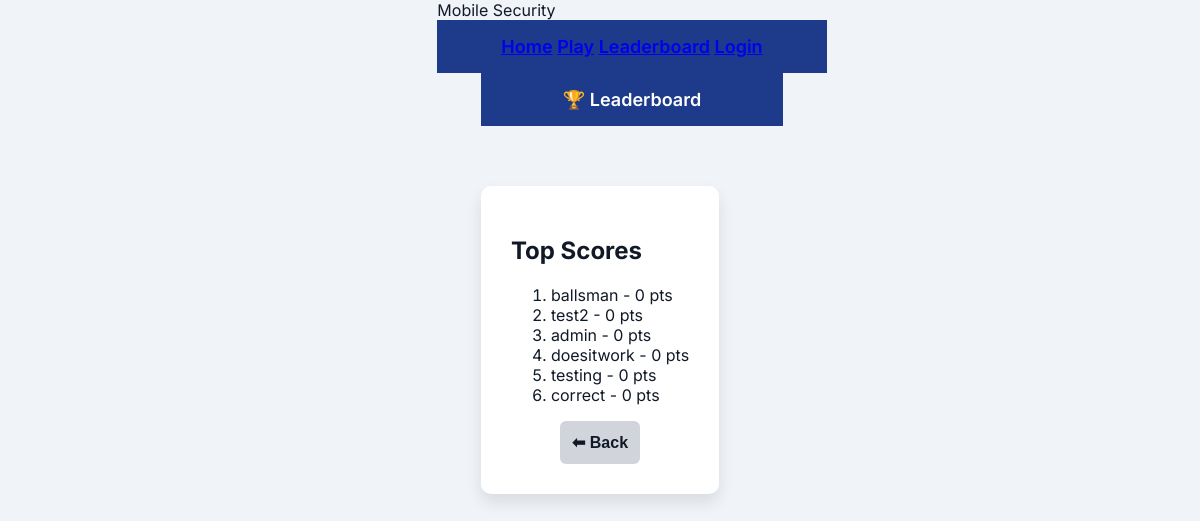
Page /leaderboard/ (signed in) on the earlier database version.
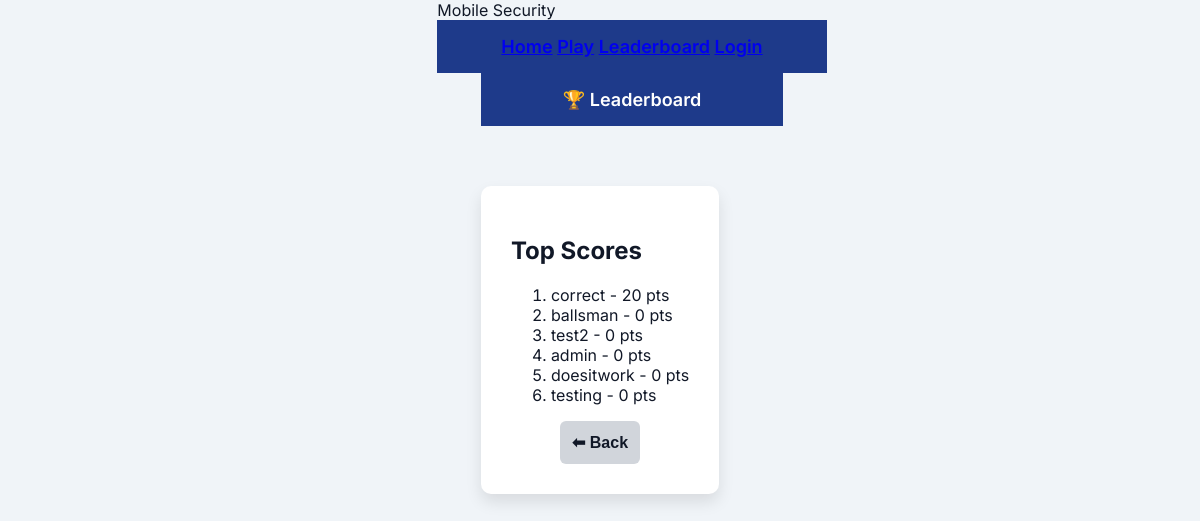
Same page on the later database version.
### accounts/models.py (models this page shows)
class CustomUser(AbstractUser):
    high_score = models.IntegerField(default=0)
    email = models.EmailField(unique=True)

### core/views.py (the view)
# urls.py: path('leaderboard/', views.leaderboard_page, name='leaderboard-page'),
@login_required(login_url='accounts:login-page')
def leaderboard_page(request):
    top_users = User.objects.order_by('-high_score')[:10]
    return render(request, 'leaderboard.html', {'top_users': top_users})

### core/templates/leaderboard.html (shortened to what this page needs)
{% extends "global.html" %}
{% load static %}
{% block extra_css %}
  <link rel="stylesheet" href="{% static 'homepage/css/style.css' %}">
{% endblock %}
{% block content %}
<head>
</head>
<body>
<nav>🏆 Leaderboard</nav>
<div class="card">
  <h2>Top Scores</h2>
  {% if top_users %}
    <ol>
      {% for user in top_users %}
        <li>{{ user.username }} - {{ user.high_score }} pts</li>
      {% endfor %}
    </ol>
  {% else %}
    <p>No users have scores yet.</p>
  {% endif %}
  <div class="back-button">
    <a href="{% url 'core:home-page' %}"><button>⬅ Back</button></a>
  </div>
</div>
</body>
{% endblock %}

### templates/global.html (shortened to what this page needs)
{% load static %}
<!DOCTYPE html>
<html lang="en">
    <head>
        <link href="{% static 'css/global.css' %}" rel="stylesheet">
        {% block extra_css %}{% endblock %}
    </head>
    <body>
        <header class="title-bar">
            <div class="logo">Mobile Security</div>
            <nav class="nav-links">
                <a href="{% url 'core:home-page' %}">Home</a>
                <a href="{% url 'core:home-page' %}">Play</a>
                <a href="{% url 'core:leaderboard-page' %}">Leaderboard</a>
                <a href="{% url 'accounts:login-page' %}">Login</a>
            </nav>
        </header>
        <main>
            {% block content %}{% endblock %}
        </main>
    </body>
</html>

### core/static/homepage/css/style.css (style rules this page uses)
:root { --primary: #1E3A8A; --accent: #10B981; --error: #EF4444; --bg: #f0f4f8; --text: #111827; --card: #ffffff; --border: #d1d5db; --shadow: rgba(0, 0, 0, 0.1); }
body { font-family: 'Inter', sans-serif; margin: 0; background: var(--bg); color: var(--text); display: flex; flex-direction: column; align-items: center; }
nav { background: var(--primary); color: white; width: 100%; padding: 16px 32px; font-size: 18px; font-weight: 600; text-align: center; }
.card { background: var(--card); padding: 30px; margin-top: 60px; border-radius: 10px; box-shadow: 0 8px 16px var(--shadow); width: 100%; max-width: 400px; box-sizing: border-box; }
button { background: var(--primary); color: white; padding: 12px; border: none; border-radius: 6px; font-size: 16px; cursor: pointer; font-weight: 600; transition: background 0.3s ease; }
.extra-links, .back-button, .new-user { text-align: center; margin-top: 15px; }
.back-button button { background: var(--border); color: var(--text); }

Differences in the rows shown:
changed CustomUser "correct": high_score "0" → "20"; moves up the list
